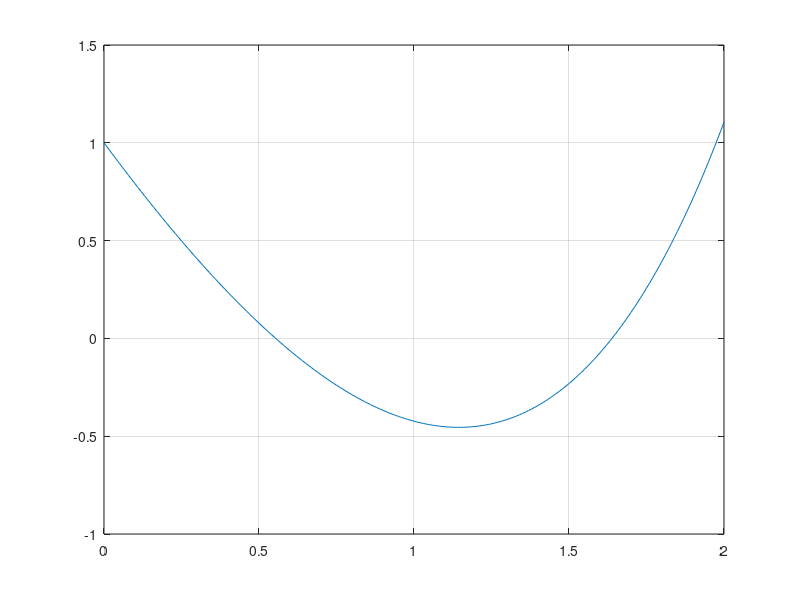
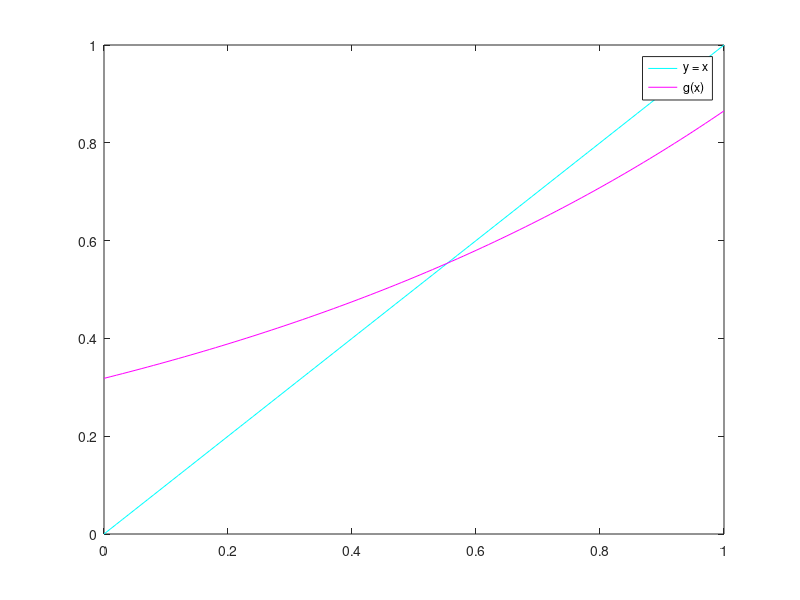

MATLAB code to generate these figures, in order: (Note: this script raises an error after producing the figures.)
# Ejercicio 6: determinacion de raices mediante punto fijo =====================
clc; clear all; close all;

% funcion a determinar ceros e intervalo de busqueda
f = @(x) exp(x) -pi*x;
a= 0.0;
b = 2.0;
x = [a:0.01: b];
figure 1
plot(x,f(x))
grid on

# A partir de la grafica se observan dos ceros, uno cercano a x0 = 0.5, intervalo 
# [0 1]  y otro a x0 = 1.5, intervalo [1 2]

#b) Raiz cercana a cero: x0 = 0.5
gb = @(x) exp(x)/pi; 
x = [0:0.01:1];
figure 2
plot(x,x,'c');
hold on 
plot(x,gb(x), 'm');
legend('y = x', 'g(x)')

x0b = 0.5;
tol = 0.5e-4; 
terror = 0; % como no indica nada tomo error absoluto
N = 100;

disp('Raiz cercana a cero: x0 = 0.5:')
[raiz, iter, clave] = punto_fijo(gb, x0b, terror, N, tol);
if(clave == 1)
printf("El numero maximo de iteraciones fue alcanzado \n")
else
printf("La raiz buscada es %f y fue encontrada en %d iteraciones\n", raiz, iter) 
end

# c) Raiz cercana a x0 = 1.5

x = [1:0.01:2];
figure 3
plot(x,x, 'c');
hold on 
plot(x,gb(x), 'm');
legend('y = x', 'g(x)')

x0b = 1.5;
tol = 0.5e-4; 
terror = 0; % como no indica nada tomo error absoluto
N = 100;

disp('Raiz cercana a cero: x0 = 1.5:')
[raiz, iter, clave] = punto_fijo(gb, x0b, terror, N, tol);
if(clave == 1)
printf("El numero maximo de iteraciones fue alcanzado \n")
else
printf("La raiz buscada es %f y fue encontrada en %d iteraciones\n", raiz, iter) 
end

# e) Repito para x0 = 1.5 pero con otra funcion x = g(x)

ge = @(x) log(pi*x);
figure 4
plot(x,x, 'c');
hold on 
plot(x,ge(x), 'm');
legend('y = x', 'g(x)')

x0e = 1.5;
tol = 0.5e-4; 
terror = 0; % como no indica nada tomo error absoluto
N = 100;

disp('Raiz cercana a cero: x0 = 1.5:')
[raiz, iter, clave] = punto_fijo(ge, x0e, terror, N, tol);
if(clave == 1)
printf("El numero maximo de iteraciones fue alcanzado \n")
else
printf("La raiz buscada es %f y fue encontrada en %d iteraciones\n", raiz, iter) 
end

